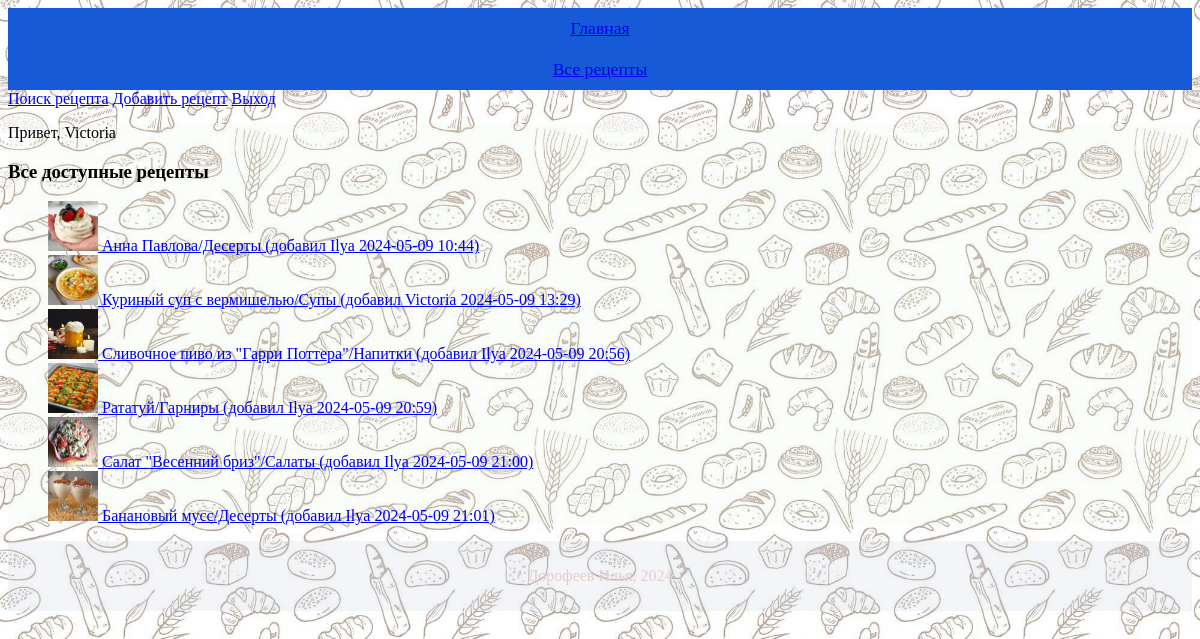
Screenshot of /recipes_all (signed in) with the database file from the repository.
### recipesapp/models.py (models this page shows)
class Recipe(models.Model):
    name = models.CharField(max_length=100, blank=False)
    description = models.CharField(max_length=1000)
    cook_steps = models.TextField()
    cook_time = models.IntegerField()
    ingredients = models.TextField()
    image = models.ImageField(upload_to='images/')
    ingredients = models.TextField()
    complexity = models.CharField(max_length=15, blank=False)
    created_at = models.DateTimeField(auto_now_add=True)
    author = models.ForeignKey(User, on_delete=models.DO_NOTHING)
    category = models.ForeignKey(Category, on_delete=models.SET_DEFAULT, default='other')
    @property
    def created_at_f(self):
        return self.created_at.strftime('%Y-%m-%d %H:%M')
    def __str__(self):
        return f'{self.name}/{self.category} (добавил {self.author} {self.created_at_f})'

class Category(models.Model):
    name = models.CharField(max_length=100, blank=False)
    description = models.CharField(max_length=1000)
    def __str__(self):
        return self.name

### recipesapp/views.py (the view)
# urls.py: path('recipes_all', views.all_recipes, name='recipe_all'),
def all_recipes(request):
    user = request.user
    latest_recipes = Recipe.objects.all()
    print(latest_recipes)
    context = {
        'title': 'Все рецепты',
        'username': user.username,
        'latest_recipes': latest_recipes,
    }
    return render(request, 'recipesapp/recipe_all.html', context)

### recipesapp/templates/recipesapp/recipe_all.html
{% extends "recipesapp/base.html" %}
{% block content %}
    {% if user.is_authenticated %}
        <p>Привет, {{ username }}</p>
    {% endif %}
    <h3> Все доступные рецепты </h3>
    <ul>
    {% for recipe in latest_recipes %}
            <a href="{% url 'recipe_show' pk=recipe.pk %}">
                <img src="{{ recipe.image.url }}" alt="{{ recipe.name }}" width="50" height="50">
                {{ recipe }}
            </a>
            <br>
    {% endfor %}
</ul>
{% endblock %}

### static/recipesapp/css/style.css (style rules this page uses)
html { background: url(../../../media/images/fon.jpg); background-size: cover; background-position: center; background-repeat: no-repeat; }

### rows the page displays
Recipe: image (picture), name+category+author "Анна Павлова/Десерты (добавил Ilya 2024-05-09 10:44)"
Recipe: image (picture), name+category+author "Куриный суп с вермишелью/Супы (добавил Victoria 2024-05-09 13:29)"
Recipe: image (picture), name+category+author "Сливочное пиво из \"Гарри Поттера\"/Напитки (добавил Ilya 2024-05-09 20:56)"
Recipe: image (picture), name+category+author "Рататуй/Гарниры (добавил Ilya 2024-05-09 20:59)"
Recipe: image (picture), name+category+author "Салат \"Весенний бриз\"/Салаты (добавил Ilya 2024-05-09 21:00)"
Recipe: image (picture), name+category+author "Банановый мусс/Десерты (добавил Ilya 2024-05-09 21:01)"

### other values shown
{{ username }} "Victoria"
